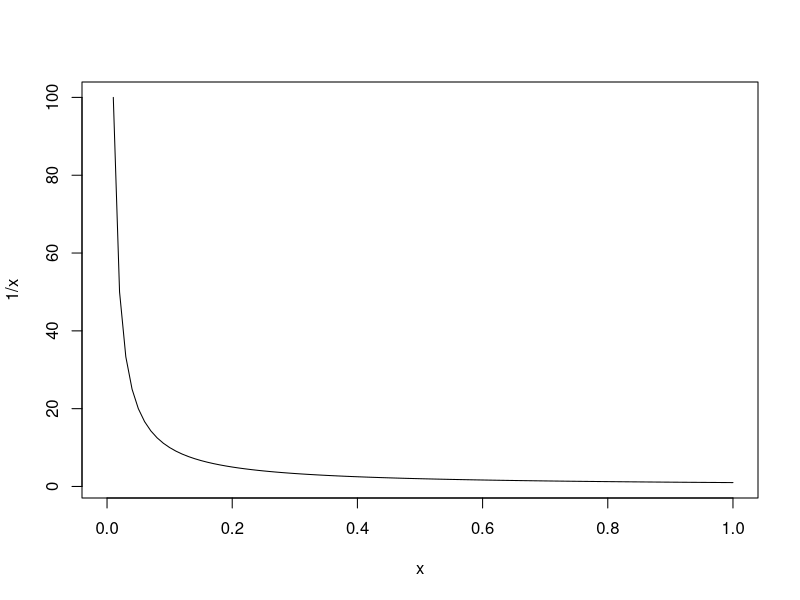
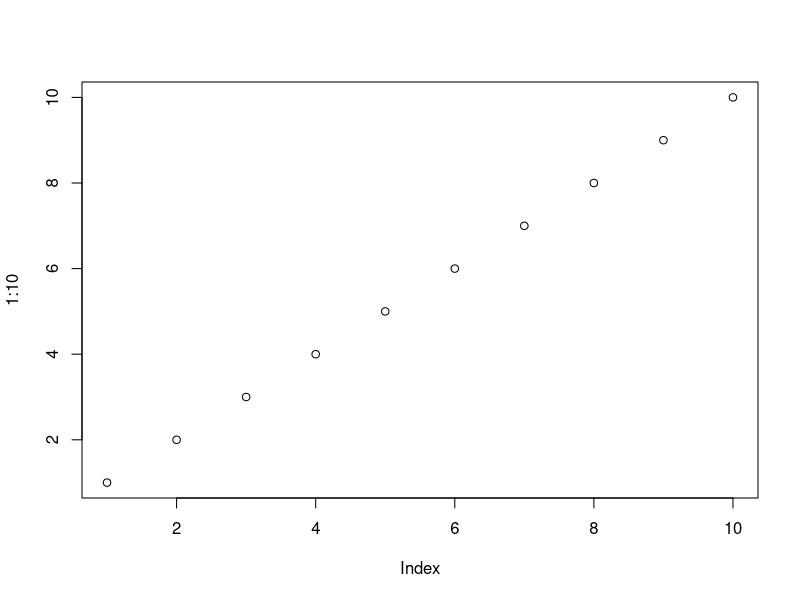

Recreate these plots in R, in order. (Note: this script raises an error after producing the figures.)
## ---- chunk 1
curve(1/x)
## ---- chunk 2
1/0
## ---- chunk 3
Inf + 1
2 * Inf
-1 * Inf
mean(c(Inf, 1, 2, 3))
1/Inf
## ---- chunk 4
Inf / Inf
## ---- chunk 5
0 / 0
## ---- chunk 6
NaN + 1
2 * NaN
-1 * NaN
mean(c(NaN, 1, 2, 3))
1/NaN
## ---- chunk 7
head(airquality)
## ---- chunk 8
class(airquality$Ozone)
## ---- chunk 9
NA + 1
2 * NA
-1 * NA
mean(c(NA, 1, 2, 3))
1/NA
## ---- chunk 10
mean(c(NA, 1, 2, 3), na.rm = TRUE)
## ---- chunk 11
x = c(NA, 1, 2, 3)
x
## ---- chunk 12
is.na(x)
x[!is.na(x)]
mean(x[!is.na(x)])
## ---- chunk 13
x[is.na(x)] = 0
x
## ---- chunk 14
a = airquality$Ozone
a[is.na(a)] = mean(a, na.rm = TRUE)
a
## ---- chunk 15
p = plot(1:10)
## ---- chunk 16
p
## ---- chunk 17
is.null(p)
## ---- chunk 18
x[1] = NA
x
## ---- chunk 19
x == 1

x == NA
## ---- chunk 20
x[1] = NULL
x
## ---- chunk 21
x = numeric()
x
length(x)
## ---- chunk 22
s = ""
s

s2 = c("", "abc", "hello")
s2
